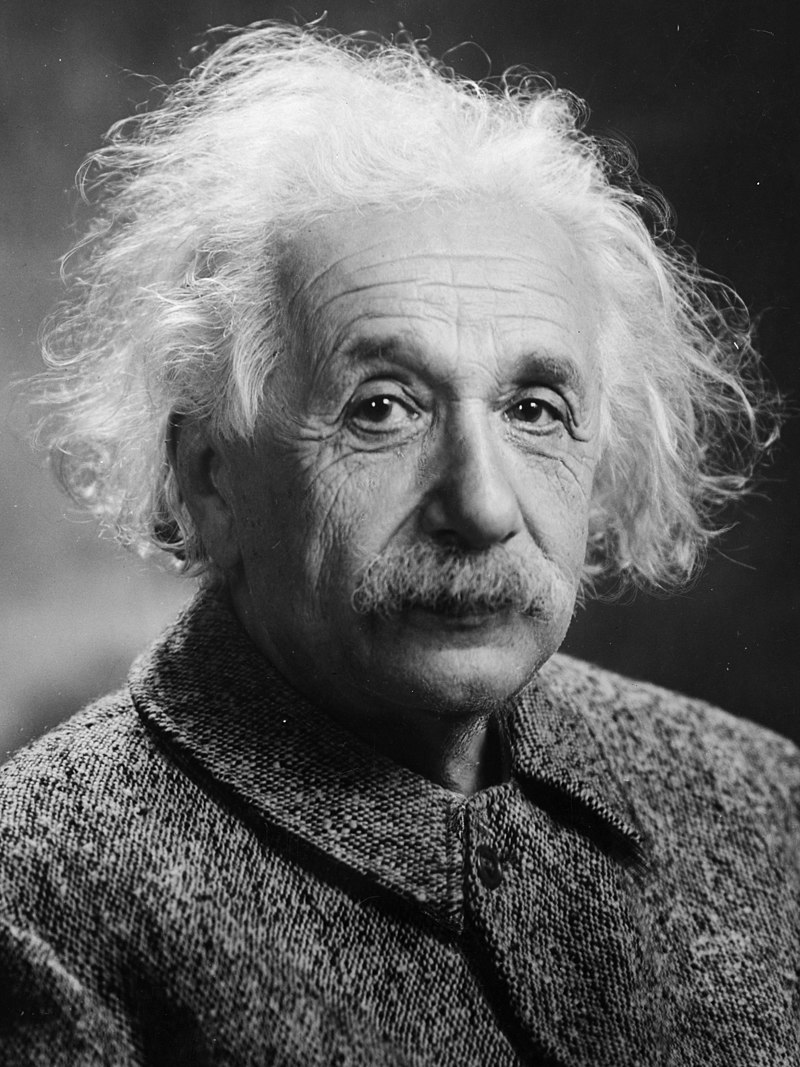
#> input picture Practicas/images/Albert_Einstein.jpg, 800 x 1067 px
$ python -i ImageProcessor.py   (imports and definitions only)
#> lines starting #> are read from the running program, lines starting #| are printed output that depends on the picture

import skimage as ski
import numpy as np
import matplotlib.pyplot as plt

class ImageProcessor:
    def __init__(self, image, color=False, hsv=False):
#> called with image = '../images/Albert_Einstein.jpg', color = False, hsv = False
        self.img_original = ski.io.imread(image)
#> self.img_original is the input picture: shape (1067, 800); min 0, max 255, mean 100.4
        if hsv:
            self.hsv = hsv
            self.img_original = ski.color.rgb2hsv(self.img_original)
        self.h_orig, self.c_orig = ski.exposure.histogram(self.img_original)
#> self.h_orig = 256 values, max 11379 at index 26, min 1 at index 251, mean 3334.4; self.c_orig = 256 values from 0 to 255
        self.img_real = ski.util.img_as_float(self.img_original) * 255
        self.color = color

    # [109 lines left out: functions aclarado, oscurecer, invertida, not called in this run]

    def ecualizada(self):
        if self.color:
            # Código existente para RGB
            centros_color, plano_rojo, histo_rojo, plano_verde, histo_verde, plano_azul, histo_azul = self.histograma_color()
            img_eq = []
            h_eq, c_eq = [], []

            # Ecualizar cada plano
            for i, plano in enumerate([plano_rojo, plano_verde, plano_azul]):
                img_eq.append(ski.util.img_as_ubyte(ski.exposure.equalize_hist(plano)))
                h, c = ski.exposure.histogram(img_eq[i])
                h_eq.append(h)
                c_eq.append(c)

            # Combinar los tres canales en una imagen a color
            img_combinada = np.zeros_like(self.img_original)
            img_combinada[:, :, 0] = img_eq[0]
            img_combinada[:, :, 1] = img_eq[1]
            img_combinada[:, :, 2] = img_eq[2]

            return img_combinada, h_eq, c_eq
        elif hasattr(self, 'hsv') and self.hsv:
            # Procesamiento para HSV (aplicar solo al canal V)
            v_canal = self.img_original
            v_eq = ski.util.img_as_ubyte(ski.exposure.equalize_hist(v_canal))
            h_eq, c_eq = ski.exposure.histogram(v_eq)
            return v_eq, h_eq, c_eq
        else:
            # Código existente para escala de grises
            img_eq = ski.exposure.equalize_hist(self.img_original)
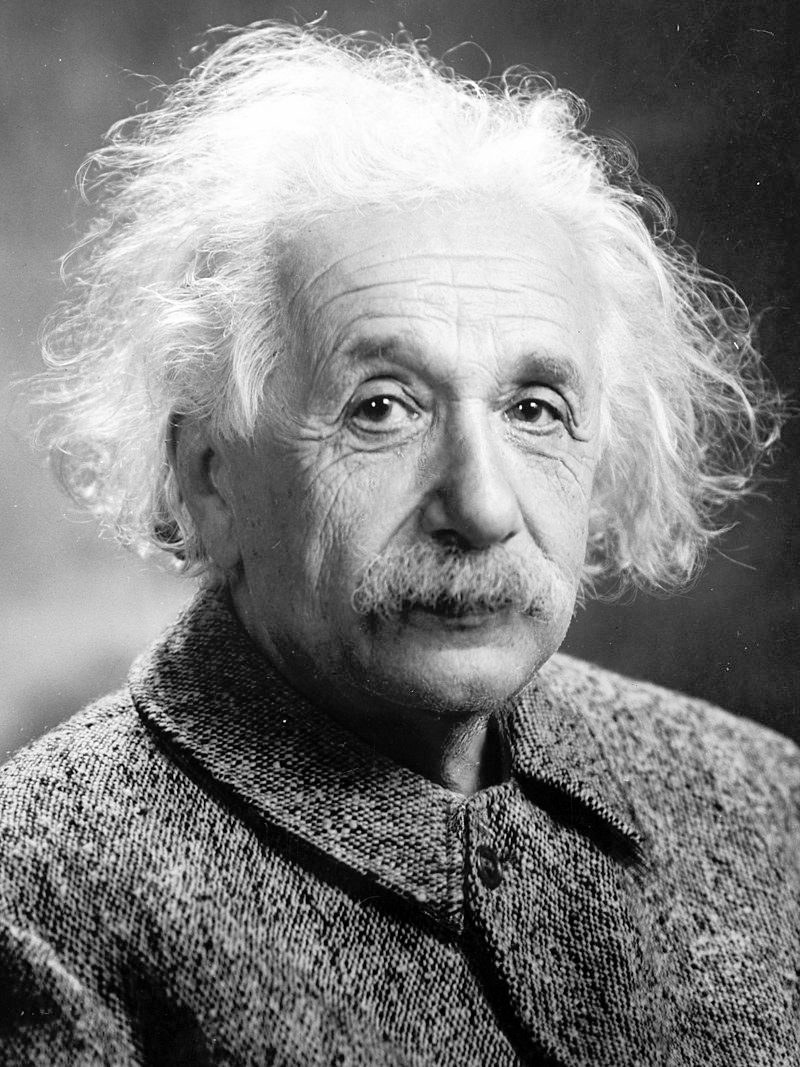
#> img_eq: shape (1067, 800) float64; min 0.000465, max 1, mean 0.503
            img_eq = ski.util.img_as_ubyte(img_eq)
            h_eq, c_eq = ski.exposure.histogram(img_eq)
#> h_eq = 256 values, max 11379 at index 35, min 0 at index 3, mean 3334.4; c_eq = 256 values from 0 to 255
            return img_eq, h_eq, c_eq

    # [102 lines left out: functions ecualizada_adaptativa, clahe, histograma_color, plano_pca, not called in this run]

>>> result = ImageProcessor('../images/Albert_Einstein.jpg').ecualizada()

$ run again, on Practicas/images/Marilyn_Monroe.jpg
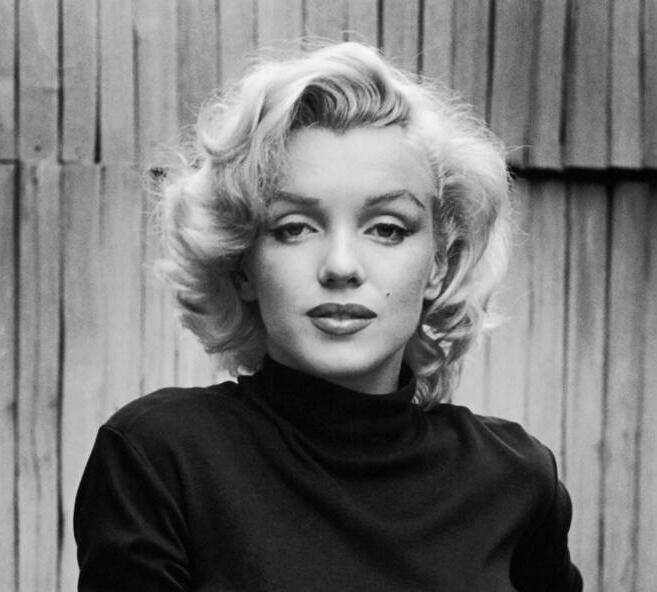
#> input picture Practicas/images/Marilyn_Monroe.jpg, 657 x 592 px
#> in __init__, self.img_original is the input picture: shape (592, 657); min 0, max 249, mean 117
#> self.h_orig = 250 values, max 3762 at index 7, min 3 at index 249, mean 1555.8; self.c_orig = 250 values from 0 to 249
#> in ecualizada, `img_eq = ski.exposure.equalize_hist(self.img_original)`:
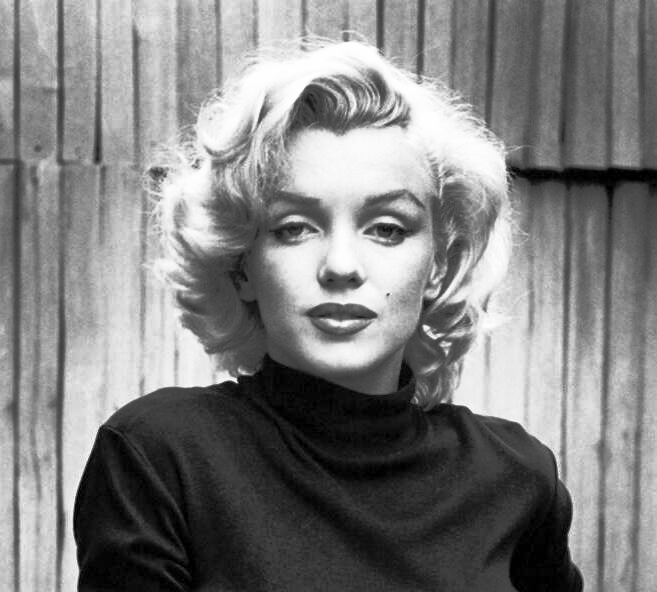
#> img_eq: shape (592, 657) float64; min 0.000113, max 1, mean 0.503
#> h_eq = 256 values, max 3762 at index 8, min 0 at index 4, mean 1519.3; c_eq = 256 values from 0 to 255

$ run again, on Practicas/images/banderaItalia.jpg
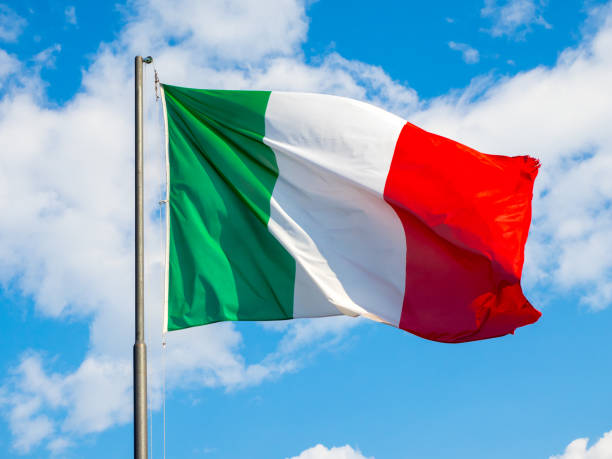
#> input picture Practicas/images/banderaItalia.jpg, 612 x 459 px
#> in __init__, self.img_original is the input picture: shape (459, 612, 3); mean R, G, B 128.2, 164.1, 189.3
#> self.h_orig = 256 values, max 42122 at index 0, min 464 at index 27, mean 3291.9; self.c_orig = 256 values from 0 to 255
#> in ecualizada, `img_eq = ski.exposure.equalize_hist(self.img_original)`:
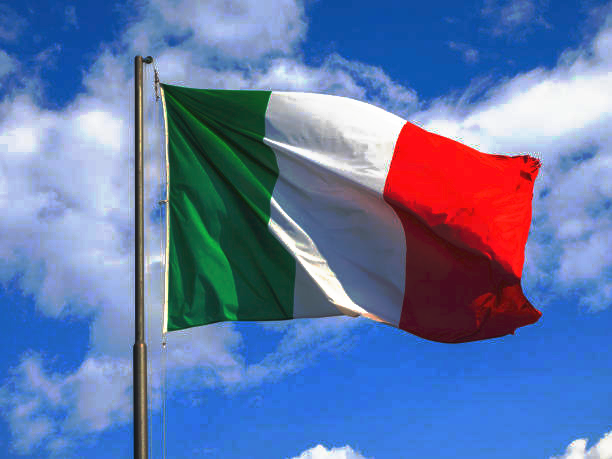
#> img_eq: shape (459, 612, 3) float64; mean R, G, B 0.382, 0.471, 0.664
#> h_eq = 243 values, max 42122 at index 0, min 0 at index 1, mean 3468; c_eq = 243 values from 13 to 255
